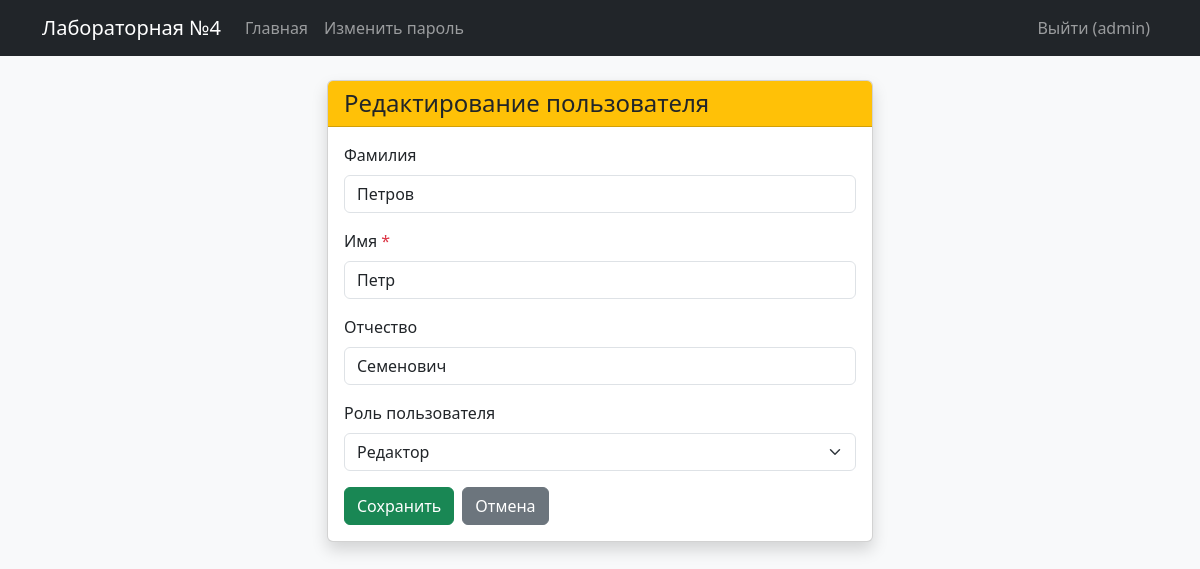
The page /users/3/edit (signed in) on the database its author committed.
### tables this page shows
CREATE TABLE users (
    id INTEGER PRIMARY KEY AUTOINCREMENT,
    login TEXT NOT NULL UNIQUE,
    password_hash TEXT NOT NULL,
    last_name TEXT,
    first_name TEXT NOT NULL,
    middle_name TEXT,
    role_id INTEGER,
    created_at TIMESTAMP DEFAULT CURRENT_TIMESTAMP,
    FOREIGN KEY (role_id) REFERENCES roles(id) ON DELETE SET NULL
);

### app.py (the view, shortened to what this page needs)
@app.route('/users/<int:user_id>/edit', methods=['GET', 'POST'])
@login_required
def edit_user(user_id):
    conn = get_db_conn()
    user_row = conn.execute('SELECT * FROM users WHERE id = ?', (user_id,)).fetchone()
    roles = conn.execute('SELECT id, name FROM roles').fetchall()
    if not user_row:
        conn.close()
        flash('Пользователь не найден.', 'danger')
        return redirect(url_for('index'))
    errors = {}
    form_data = {
        'last_name': user_row['last_name'] or '',
        'first_name': user_row['first_name'] or '',
        'middle_name': user_row['middle_name'] or '',
        'role_id': str(user_row['role_id']) if user_row['role_id'] else ''
    }
    conn.close()
    return render_template('edit.html', roles=roles, errors=errors, form_data=form_data, user_id=user_id)

### app.py (called while the page is built)
def get_db_conn():
    conn = sqlite3.connect(app.config['DATABASE'])
    conn.row_factory = sqlite3.Row
    return conn

@login_manager.user_loader
def load_user(user_id):
    conn = get_db_conn()
    res = conn.execute('SELECT id, login, role_id FROM users WHERE id = ?', (user_id,)).fetchone()
    conn.close()
    if res:
        return User(res['id'], res['login'], res['role_id'])
    return None

### templates/edit.html
{% extends "base.html" %}
{% from "macros.html" import render_user_form %}
{% block content %}
<div class="row justify-content-center">
    <div class="col-md-6">
        <div class="card shadow">
            <div class="card-header bg-warning text-dark">
                <h4 class="mb-0">Редактирование пользователя</h4>
            </div>
            <div class="card-body">
                <form method="POST" action="{{ url_for('edit_user', user_id=user_id) }}">
                    {{ render_user_form(roles, errors, form_data, is_edit=True) }}
                </form>
            </div>
        </div>
    </div>
</div>
{% endblock %}

### templates/base.html (shortened to what this page needs)
<!DOCTYPE html>
<html lang="ru">
<head>
    <link href="https://cdn.jsdelivr.net/npm/bootstrap@5.3.0/dist/css/bootstrap.min.css" rel="stylesheet">
</head>
<body class="bg-light">
    <nav class="navbar navbar-expand-lg navbar-dark bg-dark mb-4">
        <div class="container">
            <a class="navbar-brand" href="{{ url_for('index') }}">Лабораторная №4</a>
            <div class="collapse navbar-collapse" id="navbarNav">
                <ul class="navbar-nav me-auto">
                    <li class="nav-item">
                        <a class="nav-link {{ 'active' if request.endpoint == 'index' }}"
                           href="{{ url_for('index') }}">Главная</a>
                    </li>
                    {% if current_user.is_authenticated %}
                    <li class="nav-item">
                        <a class="nav-link {{ 'active' if request.endpoint == 'change_password' }}"
                           href="{{ url_for('change_password') }}">Изменить пароль</a>
                    </li>
                    {% endif %}
                </ul>
                <ul class="navbar-nav">
                    {% if current_user.is_authenticated %}
                    <li class="nav-item">
                        <a class="nav-link" href="{{ url_for('logout') }}">Выйти ({{ current_user.login }})</a>
                    </li>
                    {% else %}
                    <li class="nav-item">
                        <a class="nav-link {{ 'active' if request.endpoint == 'login' }}"
                           href="{{ url_for('login') }}">Войти</a>
                    </li>
                    {% endif %}
                </ul>
            </div>
        </div>
    </nav>
    <div class="container">
        {% block content %}{% endblock %}
    </div>
</body>
</html>

### templates/macros.html (shortened to what this page needs)
{% macro render_user_form(roles, errors, form_data, is_edit=False) %}
    <div class="mb-3">
        <label class="form-label">Фамилия</label>
        <input type="text" name="last_name" class="form-control {{ 'is-invalid' if errors.get('last_name') }}"
               value="{{ form_data.get('last_name', '') }}">
    </div>
    <div class="mb-3">
        <label class="form-label">Имя <span class="text-danger">*</span></label>
        <input type="text" name="first_name" class="form-control {{ 'is-invalid' if errors.get('first_name') }}"
               value="{{ form_data.get('first_name', '') }}">
    </div>
    <div class="mb-3">
        <label class="form-label">Отчество</label>
        <input type="text" name="middle_name" class="form-control {{ 'is-invalid' if errors.get('middle_name') }}"
               value="{{ form_data.get('middle_name', '') }}">
    </div>
    <div class="mb-3">
        <label class="form-label">Роль пользователя</label>
        <select name="role_id" class="form-select {{ 'is-invalid' if errors.get('role_id') }}">
            {% for role in roles %}
            <option value="{{ role.id }}" {{ 'selected' if form_data.get('role_id')|string == role.id|string }}>
                {{ role.name }}
            </option>
            {% endfor %}
        </select>
    </div>
    <div class="d-flex gap-2">
        <button type="submit" class="btn btn-success">Сохранить</button>
        <a href="{{ url_for('index') }}" class="btn btn-secondary">Отмена</a>
    </div>
{% endmacro %}

### rows shown on the page
users: login "admin"
users: last_name "Петров", first_name "Петр", middle_name "Семенович"

### other values the page prints
form field role_id "Редактор"
